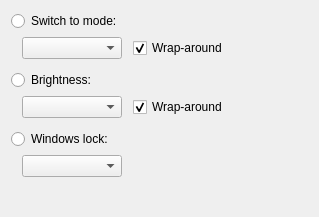
     <widget class="QWidget" name="actionTab">
      <property name="sizePolicy">
       <sizepolicy hsizetype="Expanding" vsizetype="Preferred">
        <horstretch>0</horstretch>
        <verstretch>0</verstretch>
       </sizepolicy>
      </property>
      <attribute name="title">
       <string>Special</string>
      </attribute>
      <layout class="QGridLayout" name="gridLayout_3">
       <property name="bottomMargin">
        <number>0</number>
       </property>
       <item row="1" column="0">
        <spacer name="horizontalSpacer_5">
         <property name="orientation">
          <enum>Qt::Horizontal</enum>
         </property>
         <property name="sizeType">
          <enum>QSizePolicy::Fixed</enum>
         </property>
         <property name="sizeHint" stdset="0">
          <size>
           <width>5</width>
           <height>20</height>
          </size>
         </property>
        </spacer>
       </item>
       <item row="0" column="0" colspan="2">
        <widget class="QRadioButton" name="modeButton">
         <property name="text">
          <string>Switch to mode:</string>
         </property>
         <property name="autoExclusive">
          <bool>false</bool>
         </property>
        </widget>
       </item>
       <item row="1" column="3">
        <widget class="QCheckBox" name="modeWrapBox">
         <property name="text">
          <string>Wrap-around</string>
         </property>
         <property name="checked">
          <bool>true</bool>
         </property>
        </widget>
       </item>
       <item row="4" column="3">
        <widget class="QCheckBox" name="lightWrapBox">
         <property name="text">
          <string>Wrap-around</string>
         </property>
         <property name="checked">
          <bool>true</bool>
         </property>
        </widget>
       </item>
       <item row="2" column="1">
        <spacer name="verticalSpacer_7">
         <property name="orientation">
          <enum>Qt::Vertical</enum>
         </property>
         <property name="sizeType">
          <enum>QSizePolicy::Fixed</enum>
         </property>
         <property name="sizeHint" stdset="0">
          <size>
           <width>20</width>
           <height>5</height>
          </size>
         </property>
        </spacer>
       </item>
       <item row="5" column="1">
        <spacer name="verticalSpacer_6">
         <property name="orientation">
          <enum>Qt::Vertical</enum>
         </property>
         <property name="sizeType">
          <enum>QSizePolicy::Fixed</enum>
         </property>
         <property name="sizeHint" stdset="0">
          <size>
           <width>20</width>
           <height>5</height>
          </size>
         </property>
        </spacer>
       </item>
       <item row="6" column="0" colspan="2">
        <widget class="QRadioButton" name="lockButton">
         <property name="text">
          <string>Windows lock:</string>
         </property>
         <property name="autoExclusive">
          <bool>false</bool>
         </property>
        </widget>
       </item>
       <item row="8" column="1">
        <spacer name="verticalSpacer_5">
         <property name="orientation">
          <enum>Qt::Vertical</enum>
         </property>
         <property name="sizeHint" stdset="0">
          <size>
           <width>20</width>
           <height>40</height>
          </size>
         </property>
        </spacer>
       </item>
       <item row="4" column="1">
        <widget class="QComboBox" name="lightBox">
         <property name="sizePolicy">
          <sizepolicy hsizetype="Expanding" vsizetype="Fixed">
           <horstretch>0</horstretch>
           <verstretch>0</verstretch>
          </sizepolicy>
         </property>
         <item>
          <property name="text">
           <string/>
          </property>
         </item>
         <item>
          <property name="text">
           <string>Up</string>
          </property>
         </item>
         <item>
          <property name="text">
           <string>Down</string>
          </property>
         </item>
        </widget>
       </item>
       <item row="7" column="1">
        <widget class="QComboBox" name="lockBox">
         <property name="sizePolicy">
          <sizepolicy hsizetype="Expanding" vsizetype="Fixed">
           <horstretch>0</horstretch>
           <verstretch>0</verstretch>
          </sizepolicy>
         </property>
         <item>
          <property name="text">
           <string/>
          </property>
         </item>
         <item>
          <property name="text">
           <string>Toggle</string>
          </property>
         </item>
         <item>
          <property name="text">
           <string>On</string>
          </property>
         </item>
         <item>
          <property name="text">
           <string>Off</string>
          </property>
         </item>
        </widget>
       </item>
       <item row="3" column="0" colspan="2">
        <widget class="QRadioButton" name="lightButton">
         <property name="text">
          <string>Brightness:</string>
         </property>
         <property name="autoExclusive">
          <bool>false</bool>
         </property>
        </widget>
       </item>
       <item row="1" column="1">
        <widget class="QComboBox" name="modeBox">
         <property name="sizePolicy">
          <sizepolicy hsizetype="Expanding" vsizetype="Fixed">
           <horstretch>0</horstretch>
           <verstretch>0</verstretch>
          </sizepolicy>
         </property>
         <item>
          <property name="text">
           <string/>
          </property>
         </item>
         <item>
          <property name="text">
           <string>(Previous)</string>
          </property>
         </item>
         <item>
          <property name="text">
           <string>(Next)</string>
          </property>
         </item>
        </widget>
       </item>
       <item row="1" column="2">
        <spacer name="horizontalSpacer_8">
         <property name="orientation">
          <enum>Qt::Horizontal</enum>
         </property>
         <property name="sizeType">
          <enum>QSizePolicy::Fixed</enum>
         </property>
         <property name="sizeHint" stdset="0">
          <size>
           <width>5</width>
           <height>20</height>
          </size>
         </property>
        </spacer>
       </item>
       <item row="7" column="3">
        <spacer name="horizontalSpacer_10">
         <property name="orientation">
          <enum>Qt::Horizontal</enum>
         </property>
         <property name="sizeHint" stdset="0">
          <size>
           <width>40</width>
           <height>20</height>
          </size>
         </property>
        </spacer>
       </item>
       <item row="1" column="4">
        <spacer name="horizontalSpacer_7">
         <property name="orientation">
          <enum>Qt::Horizontal</enum>
         </property>
         <property name="sizeHint" stdset="0">
          <size>
           <width>40</width>
           <height>20</height>
          </size>
         </property>
        </spacer>
       </item>
       <item row="1" column="5">
        <spacer name="horizontalSpacer_6">
         <property name="orientation">
          <enum>Qt::Horizontal</enum>
         </property>
         <property name="sizeHint" stdset="0">
          <size>
           <width>40</width>
           <height>20</height>
          </size>
         </property>
        </spacer>
       </item>
      </layout>
     </widget>
